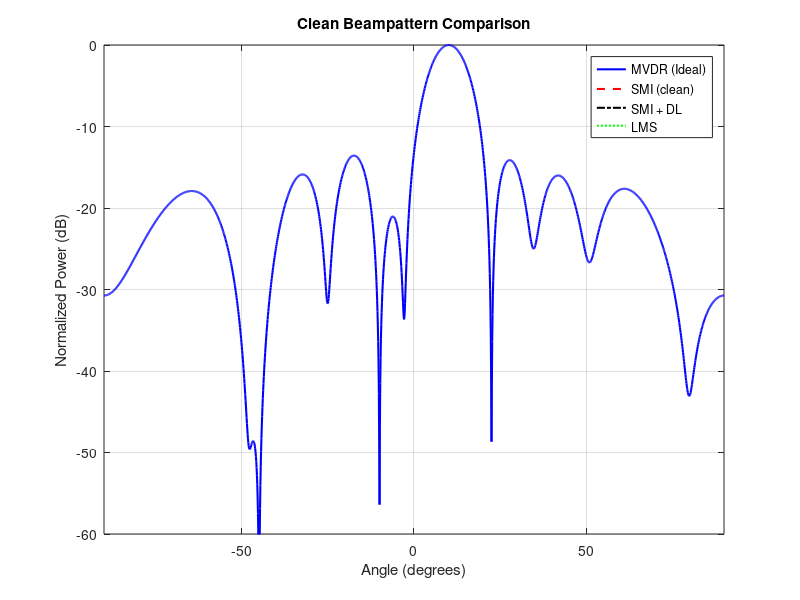

MATLAB code to generate this figure:

% Clean Beampattern Comparison from Scratch: MVDR, SMI, DL-SMI, LMS
clear; clc;

% Parameters
N = 10;                      % Number of array elements
d = 0.5;                     % Element spacing in wavelengths
theta = -90:0.1:90;          % Scan angles
theta0 = 10;                 % Desired signal direction
theta_jam = 45;              % Interference direction
snapshots = 1000;            % Number of snapshots
SNR_dB = 20;                 % Desired signal power in dB
INR_dB = 30;                 % Interference power in dB
alpha = 0.1;                 % Diagonal loading factor
mu = 0.01;                   % LMS step size

% Steering vector function
a = @(theta_deg) exp(1j * 2 * pi * d * (0:N-1)' * sind(theta_deg));

% Generate signals
s = sqrt(10^(SNR_dB/10)) * (randn(1,snapshots) + 1j*randn(1,snapshots)) / sqrt(2);  % Desired
j = sqrt(10^(INR_dB/10)) * (randn(1,snapshots) + 1j*randn(1,snapshots)) / sqrt(2);  % Jammer
noise = (randn(N, snapshots) + 1j * randn(N, snapshots)) / sqrt(2);                % Noise

% Array responses
a_s = a(theta0);      % Steering vector to desired
a_j = a(theta_jam);   % Steering vector to jammer

% Total received signal
X = a_s * s + a_j * j + noise;

% Interference + noise only (for SMI)
X_jn = a_j * j + noise;
R_smi = (X_jn * X_jn') / snapshots;
R_dl = R_smi + alpha * eye(N);

% Full covariance for ideal MVDR
R_full = cov(X.');  % True full covariance matrix

% MVDR weight
w_mvdr = (R_full \ a_s) / (a_s' * (R_full \ a_s));

% SMI weight (clean estimate)
w_smi = (R_smi \ a_s) / (a_s' * (R_smi \ a_s));

% DL-SMI weight
w_dl = (R_dl \ a_s) / (a_s' * (R_dl \ a_s));

% LMS weight
w_lms = zeros(N,1);
for n = 1:snapshots
    x_n = X(:,n);
    e_n = s(n) - w_lms' * x_n;
    w_lms = w_lms + mu * x_n * conj(e_n);
end

% Beampattern computation
P_mvdr = zeros(size(theta));
P_smi  = zeros(size(theta));
P_dl   = zeros(size(theta));
P_lms  = zeros(size(theta));

for i = 1:length(theta)
    a_theta = a(theta(i));
    P_mvdr(i) = abs(w_mvdr' * a_theta)^2;
    P_smi(i)  = abs(w_smi'  * a_theta)^2;
    P_dl(i)   = abs(w_dl'   * a_theta)^2;
    P_lms(i)  = abs(w_lms'  * a_theta)^2;
end

% Convert to dB and normalize
epsilon = 1e-12;
P_mvdr = 10*log10(max(P_mvdr, epsilon) / max(P_mvdr));
P_smi  = 10*log10(max(P_smi,  epsilon) / max(P_mvdr));
P_dl   = 10*log10(max(P_dl,   epsilon) / max(P_mvdr));
P_lms  = 10*log10(max(P_lms,  epsilon) / max(P_mvdr));

% Plot
figure;
plot(theta, P_mvdr, 'b-', 'LineWidth', 1.5); hold on;
plot(theta, P_smi, 'r--', 'LineWidth', 1.5);
plot(theta, P_dl, 'k-.', 'LineWidth', 1.5);
plot(theta, P_lms, 'g:', 'LineWidth', 1.5);
xlabel('Angle (degrees)');
ylabel('Normalized Power (dB)');
title('Clean Beampattern Comparison');
legend('MVDR (Ideal)', 'SMI (clean)', 'SMI + DL', 'LMS');
grid on;
axis([-90 90 -60 0]);
